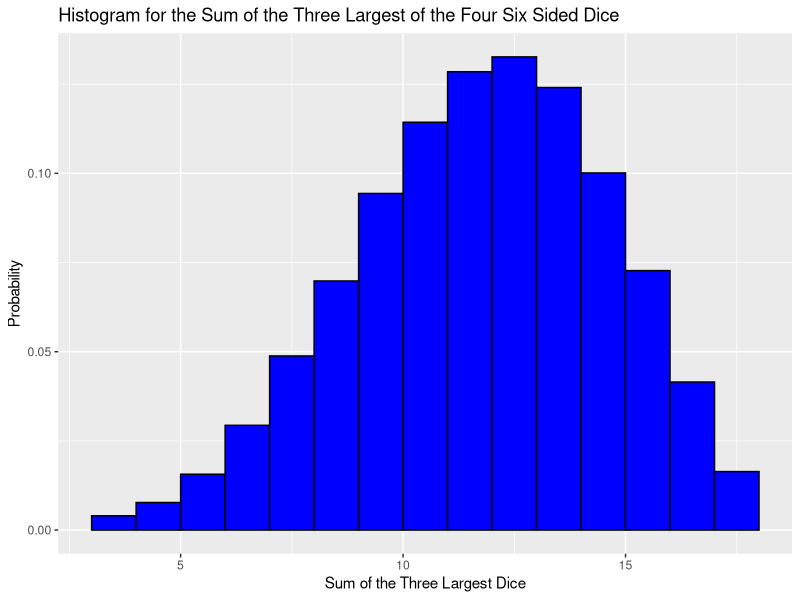
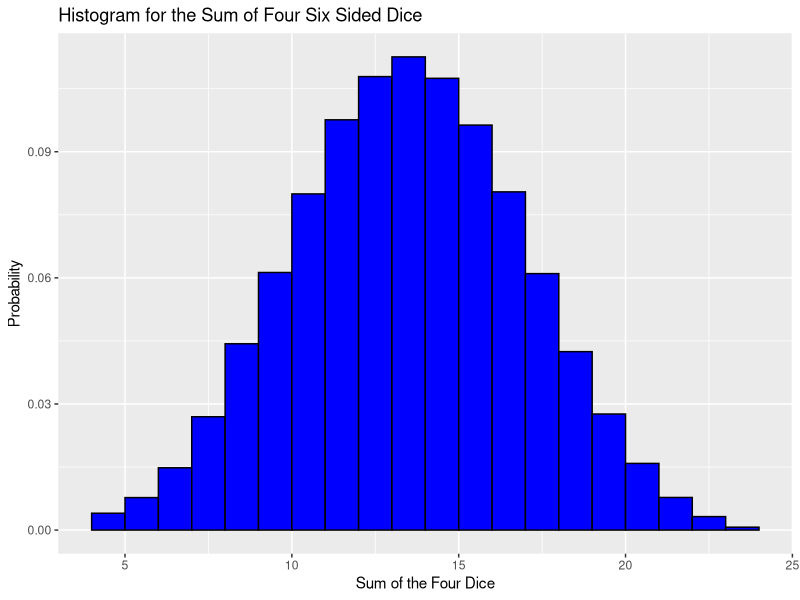

Source code (R) for these figures, in order:
## ---- chunk 1
# Biscuit
# 07/01/2016
# Some DandD calculation
# Find working directory
getwd()

# Change working directory to desired location
setwd("C:/Users/Matthew Buras/Documents/GitHub/blogdown_source/content/post")

iter <- 100000
sum4 <- rep(0, iter)
sum3 <- rep(0, iter)

start.time <- proc.time()
for (i in 1:iter){
set.seed(i)
Roll <- ceiling(runif(min = 0, max = 6, n = 4)) #Rolls four six-sided dice for each iteration
sum4[i] <- sum(Roll) #sums all four
sum3[i] <- sum(Roll)- min(Roll) #removes the smallest valued roll from the total sum
}

proc.time()-start.time #run time of the loop (in seconds)

#Look into the Tidyverse
library(tidyverse) #require some packages to create histograms later

# Convert the vectors into dataframes so that we can make plots (YAY)
dat3 <- as.data.frame(sum3)
dat4 <- as.data.frame(sum4)
## ---- chunk 2
# Create probability tables for reference

#   Probabilities for the sum of the three highest valued die rolls
h3 <- hist(sum3, breaks=(seq(2.5, 18.5, by=1)), plot = FALSE)
h3probs <- h3$counts/iter
sums3 <- seq(3, 18, by = 1)
sum3table <- as.data.frame(cbind(sums3, h3probs))
names(sum3table) <- c("Sum", "Prob")

library(knitr)
kable(sum3table, caption = "Probabilities for the sum of the three highest valued die rolls.")

#   Probabilities for the sum of all four dice rolled
h4 <- hist(sum4, breaks=(seq(3.5, 24.5, by=1)), plot = FALSE)
h4probs <- h4$counts/iter
sums4 <- seq(4, 24, by = 1)
sum4table <- as.data.frame(cbind(sums4, h4probs))
names(sum4table) <- c("Sum", "Prob")

kable(sum4table, caption = "Probabilities for the sum of all four dice rolled.")
## ---- chunk 3
q3 <- ggplot(dat3, aes(x=sum3)) + geom_histogram(breaks=seq(3, 18, by=1), fill="blue", col="black",
aes(y = ..count../sum(..count..)))
q3 <- q3 + ggtitle("Histogram for the Sum of the Three Largest of the Four Six Sided Dice") + labs(y = "Probability", 
x = "Sum of the Three Largest Dice") + xlim(c(3, 18))
q3

q4 <- ggplot(dat4, aes(x=sum4)) + geom_histogram(breaks=seq(4, 24, by=1), fill="blue", col="black",
aes(y = ..count../sum(..count..)))
q4 <- q4 + ggtitle("Histogram for the Sum of Four Six Sided Dice") + labs(y = "Probability", 
x = "Sum of the Four Dice") + xlim(c(4, 24))
q4
## ---- chunk 4
Roll <- ceiling(runif(min = 0, max = 6, n = 4)) #Rolls four six-sided dice
Roll

sum(Roll)- min(Roll) #calculates the sum keeping only the three highest valued dice
## ---- chunk 5
#Keep probabilities for sums greater than or equal to 12
relevant3 <- sum3table[sum3table$Sum > 11, ]
sum(relevant3$Prob)
## ---- chunk 6
Prod <- sum3table$Sum * sum3table$Prob
sum(Prod)
